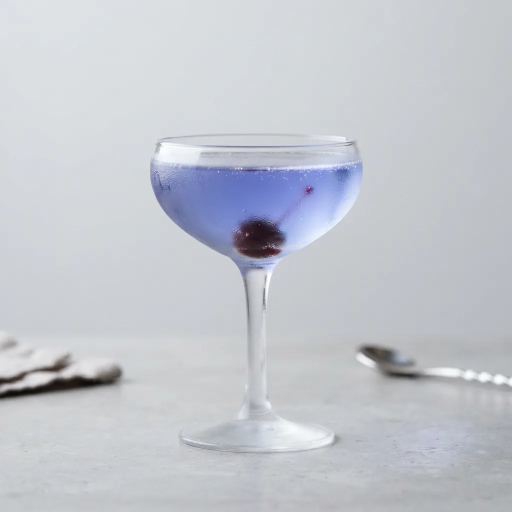
#> input picture specs/v3-mockups/cellar/img/aviation.webp, 1024 x 1024 px (shown at 1/2 size); its folder holds only this picture in this run
$ python grade.py
#> lines starting #> are read from the running program, lines starting #| are printed output that depends on the picture
# Night grade: the pipeline step proposed for scripts/build-drink-photos.mjs.
# The grey studio seamless is re-lit as a warm, dim back-bar wall: a soft pool
# of tungsten light behind the glass that falls off to the app's night ground.
# The drink itself (saturated or bright pixels) keeps its own colour.
import glob, os
import numpy as np
from PIL import Image, ImageFilter

def hexlin(h):
    c = np.array([int(h[i:i+2],16) for i in (1,3,5)], float)/255.0
    return srgb_to_lin(c)
def srgb_to_lin(c): return np.where(c <= 0.04045, c/12.92, ((c+0.055)/1.055)**2.4)
def lin_to_srgb(c): return np.where(c <= 0.0031308, c*12.92, 1.055*np.power(np.clip(c,0,None),1/2.4)-0.055)

NIGHT = None
def grade(path, locked=False, cx=0.5, cy=0.46):
#> called with path = 'img/aviation.webp', locked = False, cx = 0.5, cy = 0.46
    night = hexlin('#140E0D'); warm = hexlin('#7C5642')
    a = np.asarray(Image.open(path).convert('RGB'), float) / 255.0
    h, w, _ = a.shape
#> h = 1024; w = 1024
    lin = srgb_to_lin(a)
    mx, mn = a.max(2), a.min(2)
    sat = (mx - mn) / np.maximum(mx, 1e-4)
    lum = 0.2126*lin[...,0] + 0.7152*lin[...,1] + 0.0722*lin[...,2]
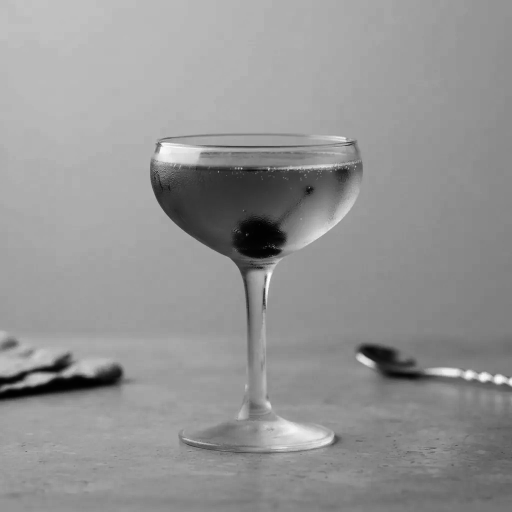
#> lum: shape (1024, 1024) float64 (shown at 1/2 size); min 0.00308, max 1, mean 0.583
    top = lum[: h//8].reshape(-1); bg = float(np.median(top))
#> after `bg = float(np.median(top))`: bg = 0.701
    bd = np.clip(1 - (sat-0.06)/0.14, 0, 1)                  # unsaturated

    bd *= np.clip((lum - bg*0.25)/(bg*0.25), 0, 1)           # not a deep shadow / dark liquid
#> bd: shape (1024, 1024) float64; min 0, max 1, mean 0.926
    yy, xx = np.mgrid[0:h, 0:w]
    dx = (xx/w - cx) / 0.40; dy = (yy/h - cy) / 0.46
    pool = np.exp(-(dx*dx + dy*dy) * 1.1)
    thr = bg*(1.40 + 2.5*(1-pool)**2)                        # highlights survive only near the glass
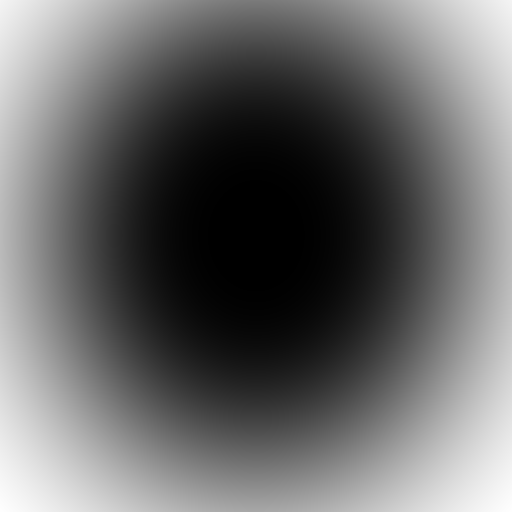
#> thr: shape (1024, 1024) float64 (shown at 1/2 size); min 0.981, max 2.6, mean 1.64; drawn with min black and max white
    bd *= np.clip((thr - lum)/(bg*0.35), 0, 1)
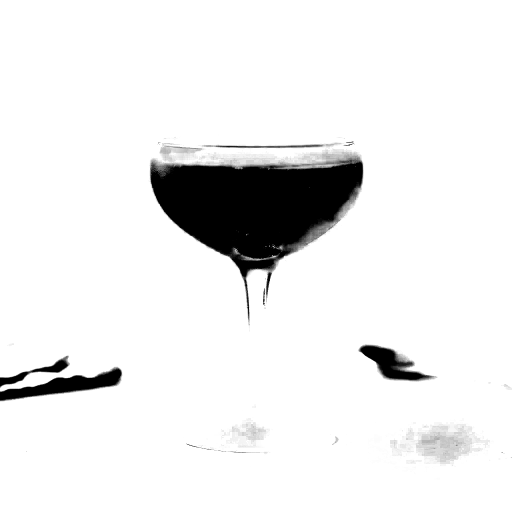
#> bd: shape (1024, 1024) float64 (shown at 1/2 size); min 0, max 1, mean 0.925
    bd = np.asarray(Image.fromarray((bd*255).astype(np.uint8)).filter(ImageFilter.GaussianBlur(3)), float)/255.0
    yy, xx = np.mgrid[0:h, 0:w]
    dx = (xx/w - cx) / 0.40; dy = (yy/h - cy) / 0.46
    pool = np.exp(-(dx*dx + dy*dy) * 1.1)
    tex = np.clip(lum / bg, 0, 1.6) ** 1.3
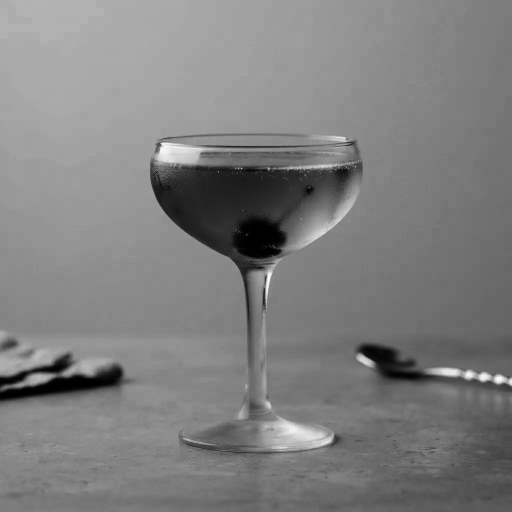
#> tex: shape (1024, 1024) float64 (shown at 1/2 size); min 0.000864, max 1.59, mean 0.796; drawn with min black and max white
    wall = (night + (warm - night) * pool[..., None]) * tex[..., None]
    subj = lin * np.array([1.06, 0.98, 0.88]) * (0.55 + 0.45*pool)[..., None]
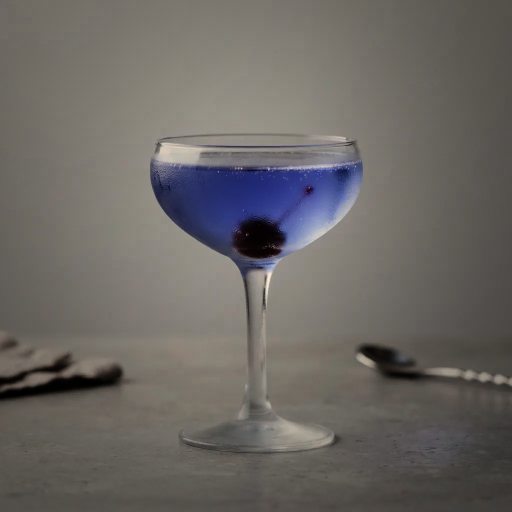
#> subj: shape (1024, 1024, 3) float64 (shown at 1/2 size); mean R, G, B 0.441, 0.426, 0.411; drawn with min black and max white
    out = subj * (1 - bd[..., None]) + wall * bd[..., None]
    # far edges settle on the ground so a full-bleed frame has no seam
    d = np.minimum(np.minimum(xx/w, 1-xx/w), np.minimum(yy/h, 1-yy/h))
    e = np.clip(1 - d/0.10, 0, 1)**2 * 0.85
    out = out*(1-e[...,None]) + night*e[...,None]
    if locked:
        g = 0.2126*out[...,0] + 0.7152*out[...,1] + 0.0722*out[...,2]
        out = (out*0.10 + g[...,None]*0.90) * 0.38 + night*0.62
    res = np.clip(lin_to_srgb(np.clip(out,0,1)), 0, 1)
    return Image.fromarray((res*255+0.5).astype(np.uint8))
#> returned value: PIL image 1024x1024 RGB

if __name__ == '__main__':
    os.makedirs('img/night', exist_ok=True); os.makedirs('img/night-locked', exist_ok=True)
    for p in sorted(glob.glob('img/*.webp')):
        n = os.path.basename(p)
        grade(p).resize((768,768), Image.LANCZOS).save('img/night/'+n, quality=86)
        grade(p, locked=True).resize((768,768), Image.LANCZOS).save('img/night-locked/'+n, quality=86)
#> call 2 of grade, with path = 'img/aviation.webp', locked = True, cx = 0.5, cy = 0.46
#> in grade (call 2), `out = (out*0.10 + g[...,None]*0.90) * 0.38 + night*0.62`:
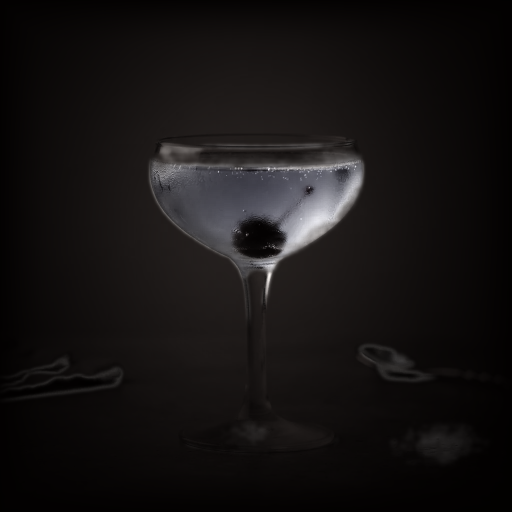
#> out: shape (1024, 1024, 3) float64 (shown at 1/2 size); mean R, G, B 0.0266, 0.0237, 0.0235; drawn with min black and max white
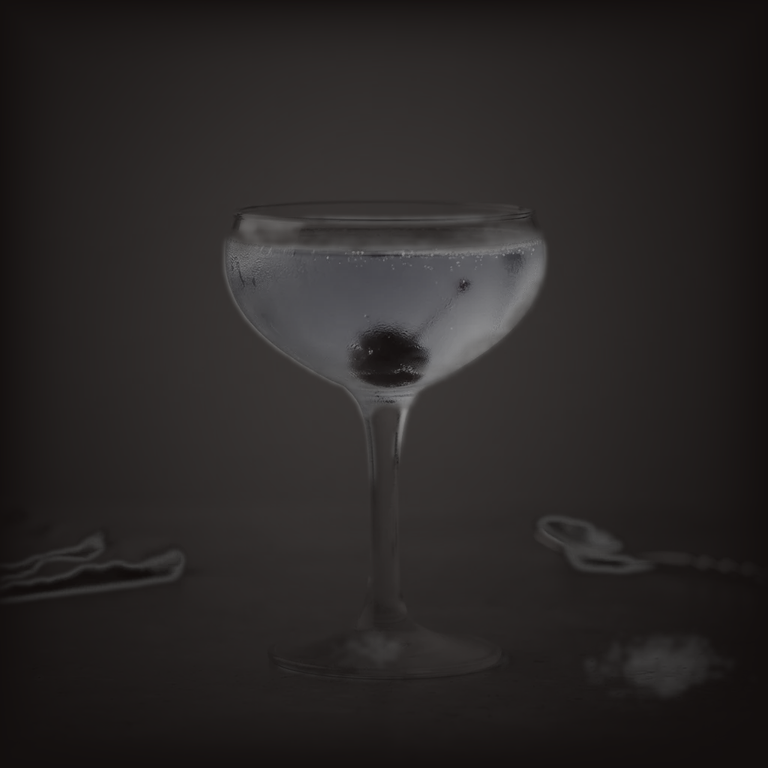
#> saved as aviation.webp: PIL image 768x768 RGB; mean R, G, B 41.6, 38.3, 37.7
    print('ok')

$ run again, on specs/v3-mockups/cellar/img/gin-fizz.webp
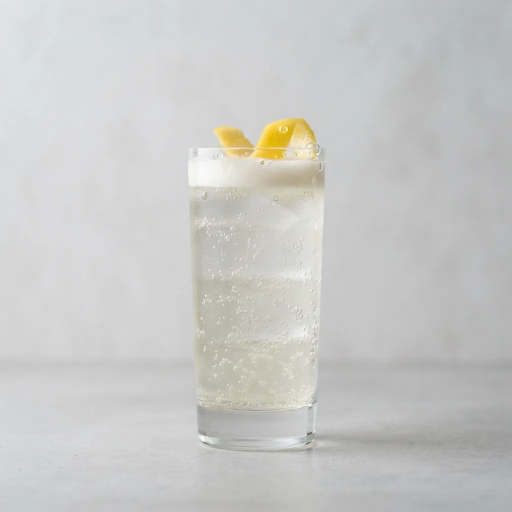
#> input picture specs/v3-mockups/cellar/img/gin-fizz.webp, 1024 x 1024 px (shown at 1/2 size)
#> in grade, `lum = 0.2126*lin[...,0] + 0.7152*lin[...,1] + 0.0722*lin[...,2]`:
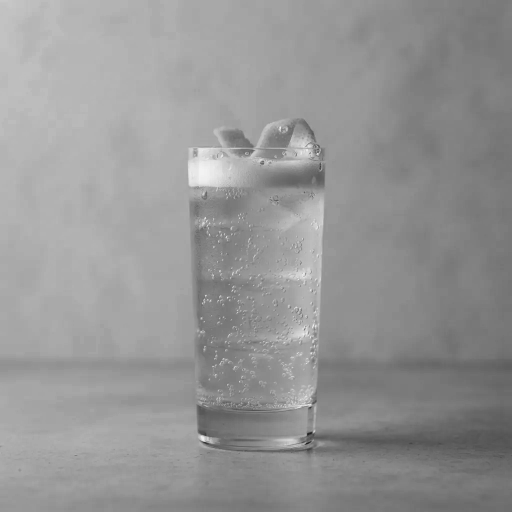
#> lum: shape (1024, 1024) float64 (shown at 1/2 size); min 0.0788, max 0.998, mean 0.588
#> bg = 0.643
#> `grade(p, locked=True).resize((768,768), Image.LANCZOS).save('img/night..`:
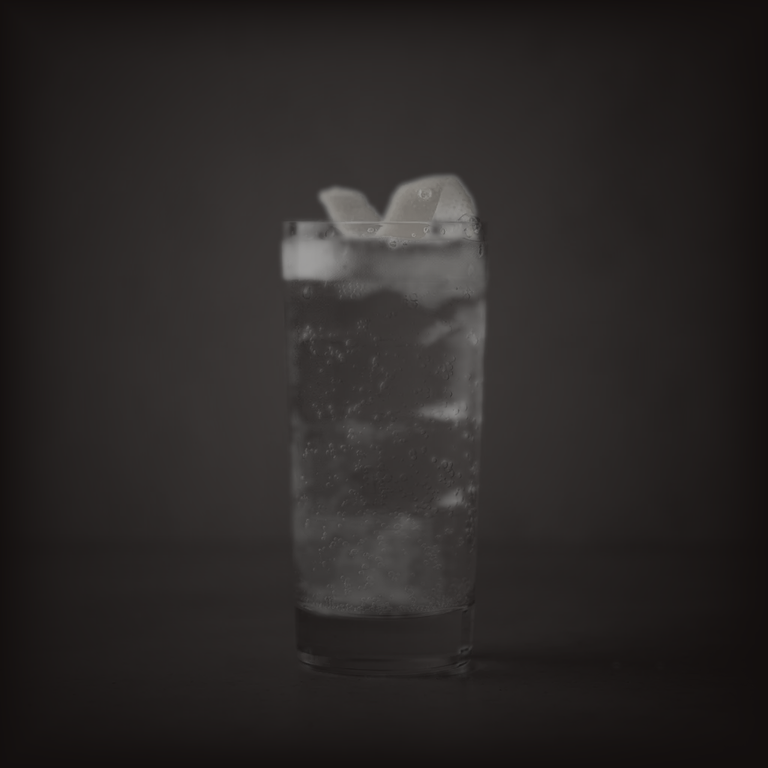
#> saved as gin-fizz.webp: PIL image 768x768 RGB; mean R, G, B 42.9, 39.5, 38.6

$ run again, on specs/v3-mockups/cellar/img/jungle-bird.webp
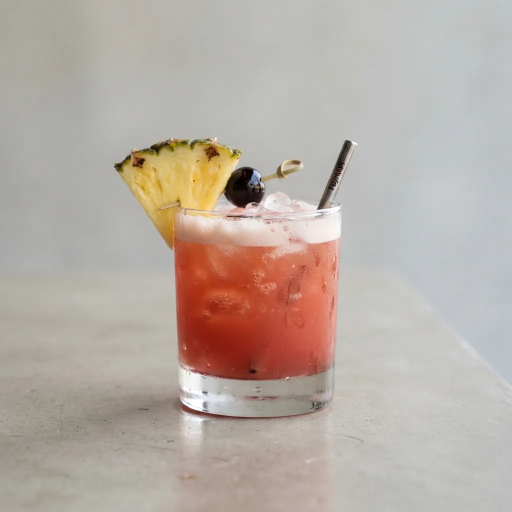
#> input picture specs/v3-mockups/cellar/img/jungle-bird.webp, 1024 x 1024 px (shown at 1/2 size)
#> in grade, `lum = 0.2126*lin[...,0] + 0.7152*lin[...,1] + 0.0722*lin[...,2]`:
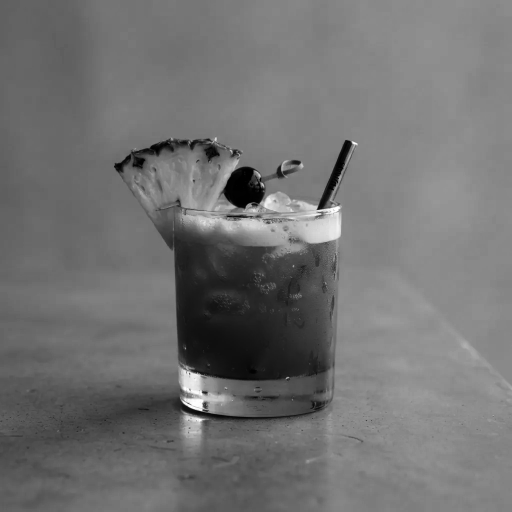
#> lum: shape (1024, 1024) float64 (shown at 1/2 size); min 0, max 1, mean 0.448
#> bg = 0.498
#> `grade(p, locked=True).resize((768,768), Image.LANCZOS).save('img/night..`:
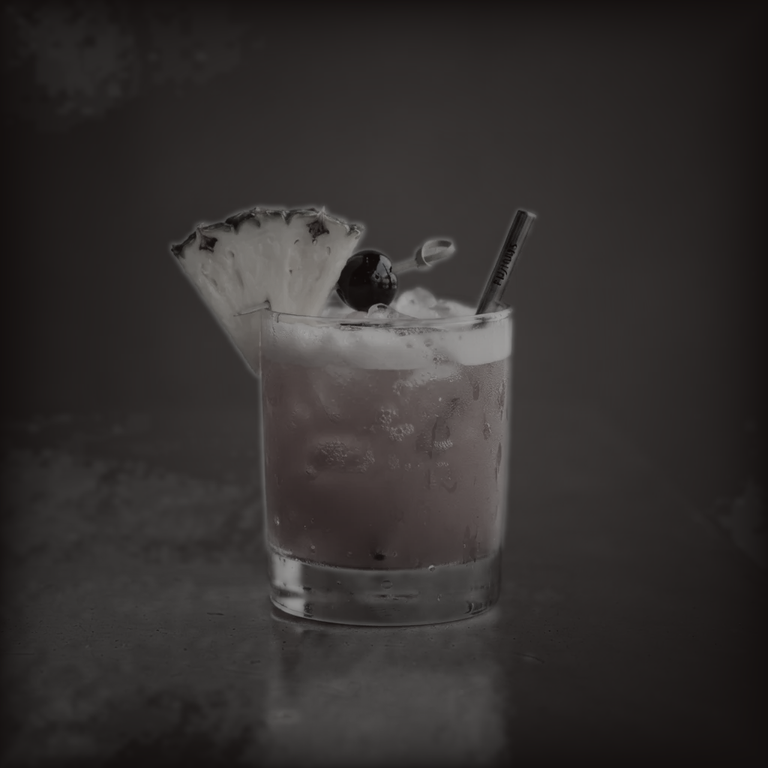
#> saved as jungle-bird.webp: PIL image 768x768 RGB; mean R, G, B 50.9, 47.3, 46.4

$ run again, on specs/v3-mockups/cellar/img/blood-and-sand.webp
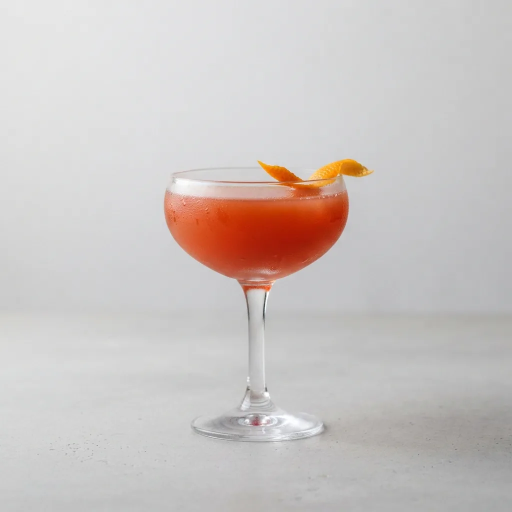
#> input picture specs/v3-mockups/cellar/img/blood-and-sand.webp, 1024 x 1024 px (shown at 1/2 size)
#> bg = 0.724
#> `grade(p, locked=True).resize((768,768), Image.LANCZOS).save('img/night..`:
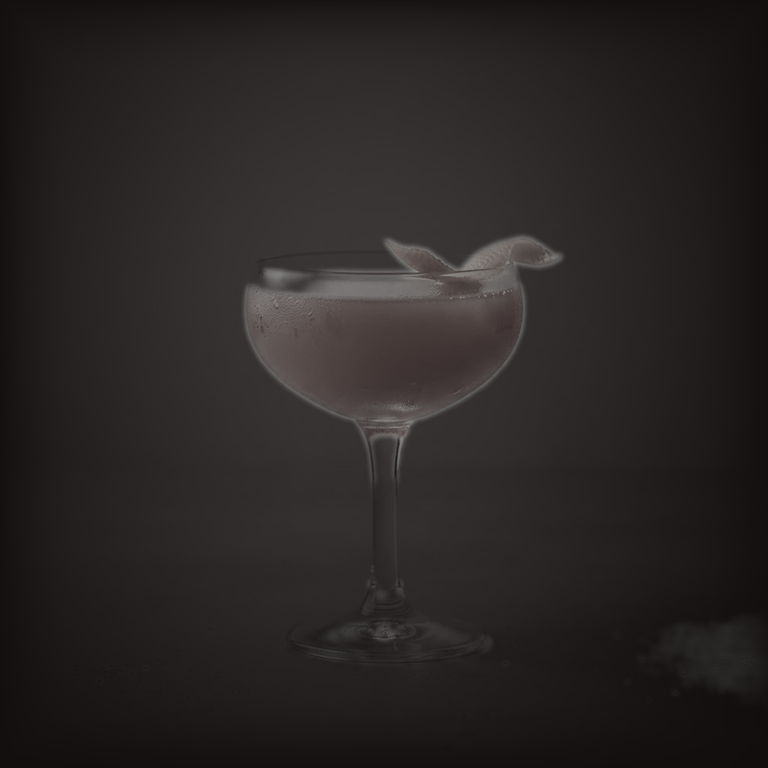
#> saved as blood-and-sand.webp: PIL image 768x768 RGB; mean R, G, B 40.6, 36.8, 35.9
